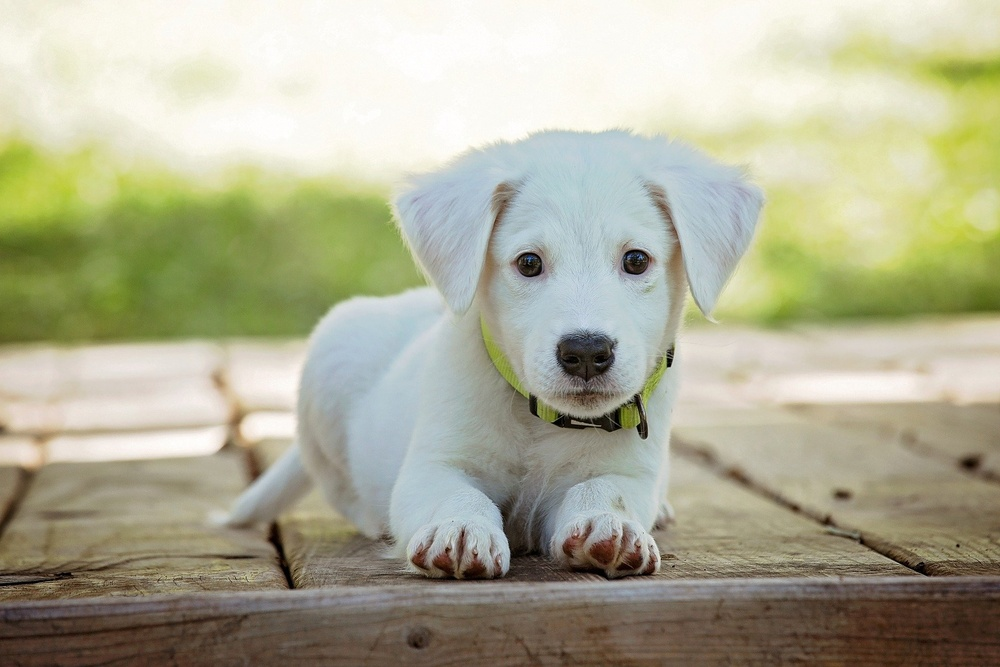
#> input picture perro.jpg, 1000 x 667 px, shrunk from 1920 x 1280 before the run
$ jupyter execute Histograma_de_los_colores_de_la_imagen.ipynb
#> lines starting #> are read from the running program, lines starting #| are printed output that depends on the picture
<a href="https://colab.research.google.com/github/INFINITY-RUBER/Python-y-OpenC--para-visi-n-por-ordenador--Computer-Vision-/blob/master/Histograma_de_los_colores_de_la_imagen.ipynb" target="_parent"></a>

[cell 1]
import numpy as np
import matplotlib.pyplot as plt
import cv2

[cell 2]
imagen_2 = cv2.imread('perro.jpg')
#> imagen_2 is the input picture: shape (667, 1000, 3); mean B, G, R 149.2, 174, 174.7
imagen_2 = cv2.cvtColor(imagen_2, cv2.COLOR_BGR2RGB)
plt.imshow(imagen_2)
imagen_2.shape
#> Out = (667, 1000, 3)

[cell 3]
histo = cv2.calcHist([imagen_2],[0],None, [255],[0,256])
#> histo = 255 values, max 21658 at index 250, min 33 at index 1, mean 2615.7
plt.plot(histo)
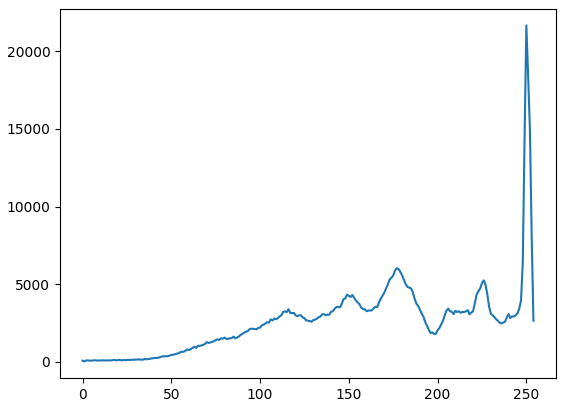
#> figure drawn by matplotlib, 1 panel; curve peaks at x = 250, y = 21658

### Histograma para los 3 colores

[cell 4]
colores = ('b','g','r')
for i, color in enumerate(colores):
  histo = cv2.calcHist([imagen_2],[i],None, [255],[0,256])
  plt.plot(histo)
  plt.xlim([0,256])
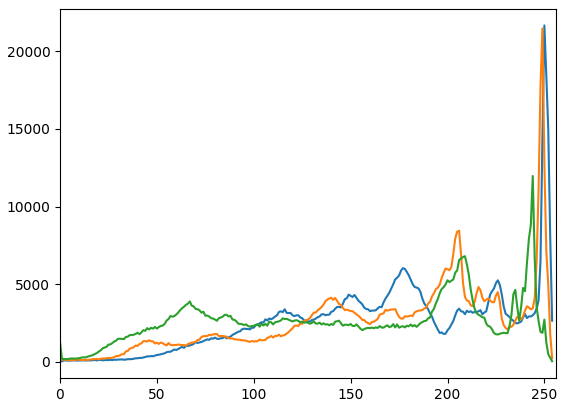
#> figure drawn by matplotlib, 1 panel; curve peaks at x = 250, y = 21658; curve peaks at x = 249, y = 21459; curve peaks at x = 244, y = 11965

$ run again, with cara.jpg copied over perro.jpg
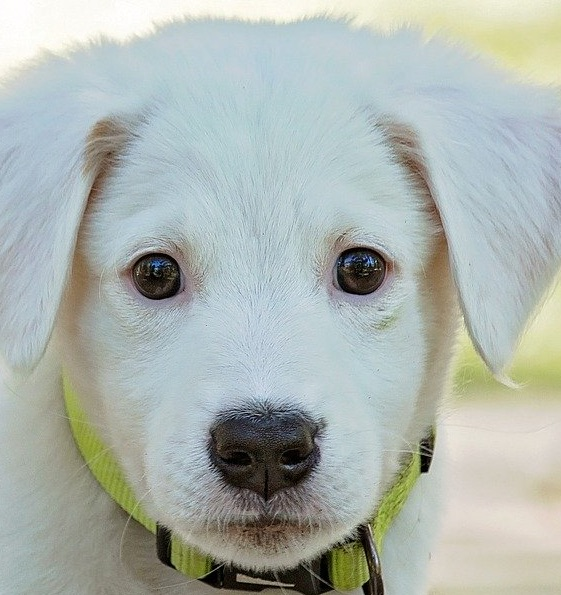
#> input picture cara.jpg, 561 x 595 px
#> imagen_2 is the input picture: shape (595, 561, 3); mean B, G, R 175.3, 180.7, 172.7
#> histo = 255 values, max 8215 at index 181, min 118 at index 1, mean 1309
#> `[cell 3] histo = cv2.calcHist([imagen_2],[0],None, [255],[0,256]) plt...`:
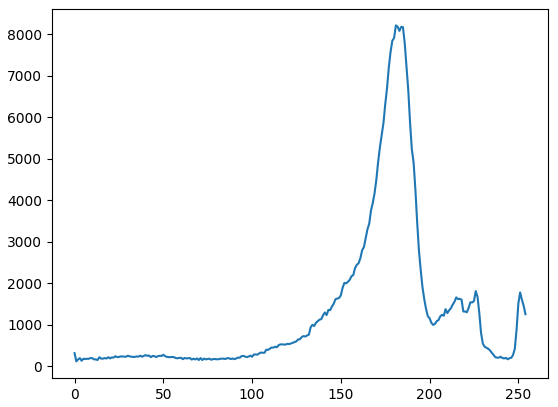
#> figure drawn by matplotlib, 1 panel; curve peaks at x = 181, y = 8215
#> `[cell 4] colores = ('b','g','r') for i, color in enumerate(colores): h..`:
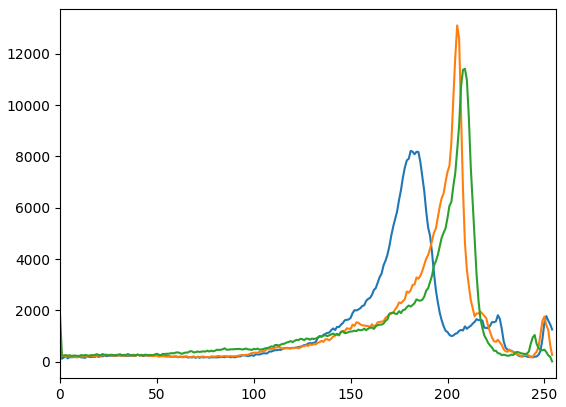
#> figure drawn by matplotlib, 1 panel; curve peaks at x = 181, y = 8215; curve peaks at x = 205, y = 13105; curve peaks at x = 209, y = 11413

$ run again, with cat_or_dog_4.jpg copied over perro.jpg
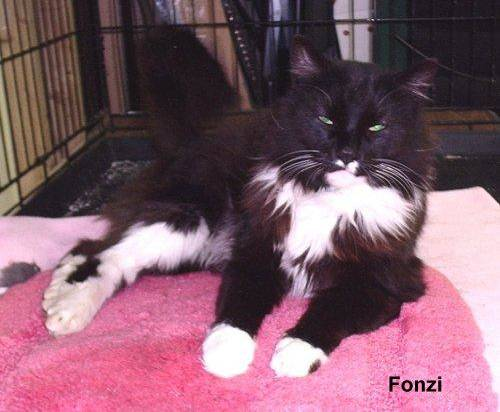
#> input picture cat_or_dog_4.jpg, 500 x 412 px
#> imagen_2 is the input picture: shape (412, 500, 3); mean B, G, R 106.6, 91.9, 129.4
#> histo = 255 values, max 11121 at index 254, min 0 at index 1, mean 807.8
#> `[cell 3] histo = cv2.calcHist([imagen_2],[0],None, [255],[0,256]) plt...`:
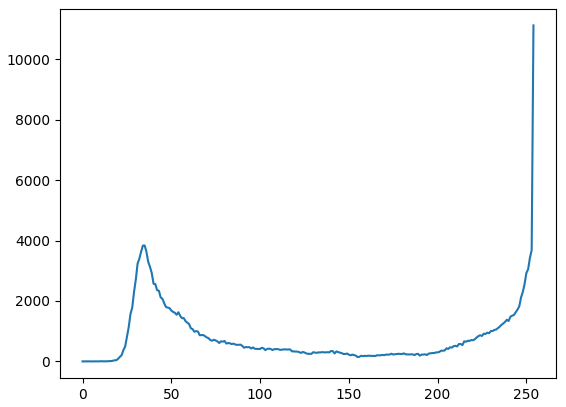
#> figure drawn by matplotlib, 1 panel; curve peaks at x = 254, y = 11121
#> `[cell 4] colores = ('b','g','r') for i, color in enumerate(colores): h..`:
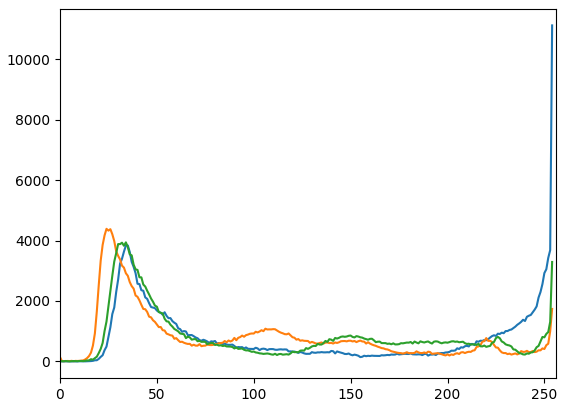
#> figure drawn by matplotlib, 1 panel; curve peaks at x = 254, y = 11121; curve peaks at x = 24, y = 4388; curve peaks at x = 34, y = 3940

$ run again, with gato_alrrebes.jpg copied over perro.jpg
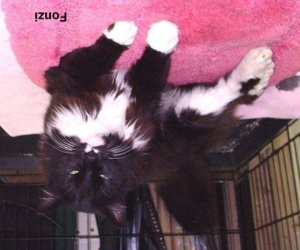
#> input picture gato_alrrebes.jpg, 300 x 250 px
#> imagen_2 is the input picture: shape (250, 300, 3); mean B, G, R 106.6, 91.9, 129.4
#> histo = 255 values, max 2341 at index 254, min 0 at index 0, mean 294.1
#> `[cell 3] histo = cv2.calcHist([imagen_2],[0],None, [255],[0,256]) plt...`:
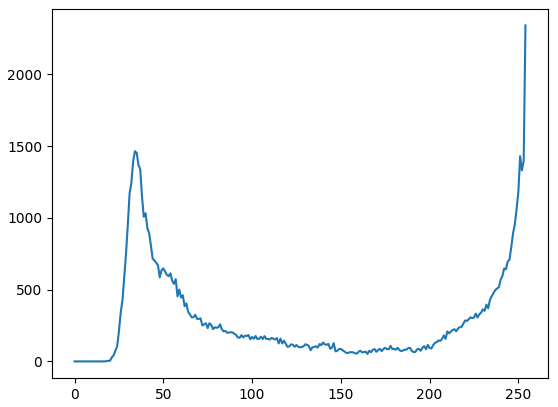
#> figure drawn by matplotlib, 1 panel; curve peaks at x = 254, y = 2341
#> `[cell 4] colores = ('b','g','r') for i, color in enumerate(colores): h..`:
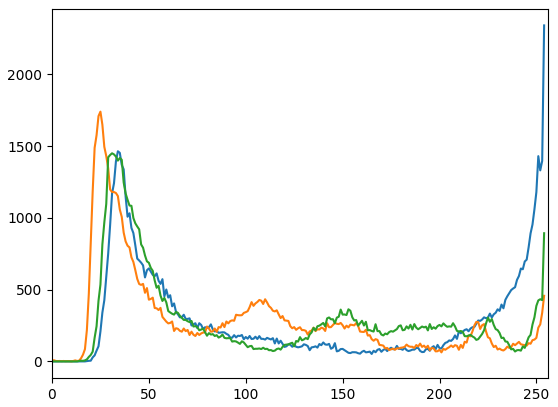
#> figure drawn by matplotlib, 1 panel; curve peaks at x = 254, y = 2341; curve peaks at x = 25, y = 1740; curve peaks at x = 31, y = 1450
